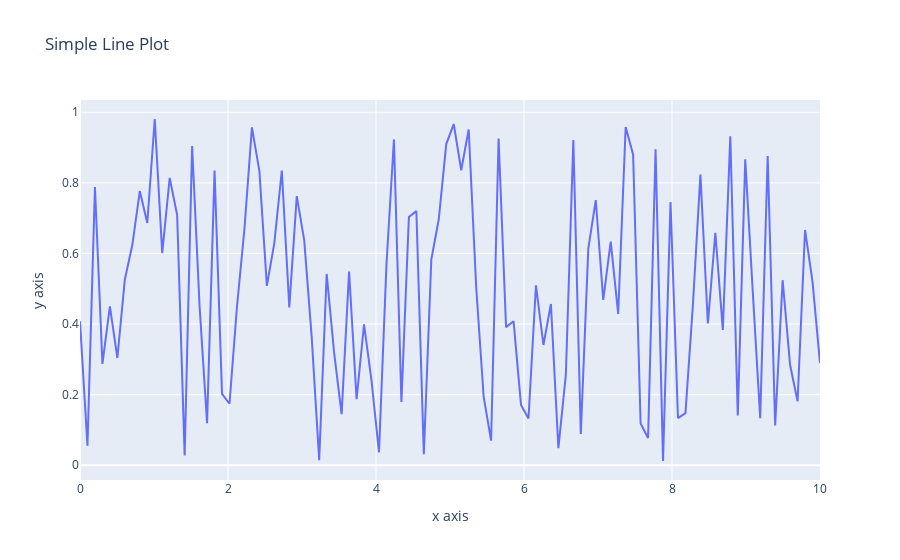

Notebook code cell kept with this figure:
### Code cell
# Using Plotly, create a basic line plot of a randomly generated dataset, label the axes, and set the title as 'Simple Line Plot'.
import plotly.graph_objects as go

import plotly.express as px

np.random.seed(40)
x=np.linspace(0,10,100)
y=np.random.rand(100)

fig=go.Figure()
fig.add_trace(go.Scatter(x=x,y=y,mode='lines',name='Random data set'))

#label axes and sets
fig.update_layout(
    title='Simple Line Plot',
    xaxis_title="x axis",
    yaxis_title='y axis'
    
)

fig.show()
